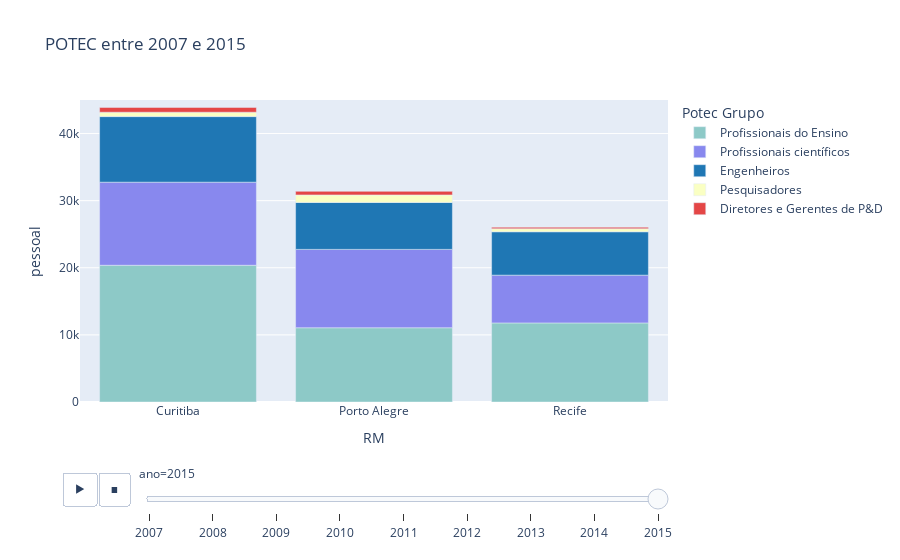

Notebook source saved alongside this figure:
### Code cell
px.bar(data_frame=df_teste_plot2
       , y='pessoal'
       , x='RM'
       , color='Potec Grupo'
       , animation_frame='ano'
       , category_orders={'Potec Grupo':
                          ['Profissionais do Ensino'
                           , 'Profissionais científicos'
                           ,'Engenheiros'
                           , 'Pesquisadores'
                           , 'Diretores e Gerentes de P&D'
                          ]}
       , title=f'POTEC entre {df_teste_plot2.ano.astype(np.int32).min()} e {df_teste_plot2.ano.astype(np.int32).max()}'
       , height=700, color_discrete_sequence=['rgb(141, 201, 199)', 'rgb(136, 136, 238)', '#1F77B4', 'rgb(250, 255, 195)', 'rgb(228,70,70)']
      , range_y=(0,45000))

### Figure 1 — Plotly figure (JSON) as saved in the notebook; plotly's stock layout.template omitted (floating-point values rounded to 4 significant figures)
{"data": [{"alignmentgroup": "True", "hovertemplate": "Potec Grupo=Profissionais do Ensino<br>ano=2015<br>RM=%{x}<br>pessoal=%{y}<extra></extra>", "legendgroup": "Profissionais do Ensino", "marker": {"color": "rgb(141, 201, 199)"}, "name": "Profissionais do Ensino", "offsetgroup": "Profissionais do Ensino", "orientation": "v", "showlegend": true, "textposition": "auto", "type": "bar", "x": ["Curitiba", "Porto Alegre", "Recife"], "xaxis": "x", "y": [20372, 11063, 11785], "yaxis": "y"}, {"alignmentgroup": "True", "hovertemplate": "Potec Grupo=Profissionais científicos<br>ano=2015<br>RM=%{x}<br>pessoal=%{y}<extra></extra>", "legendgroup": "Profissionais científicos", "marker": {"color": "rgb(136, 136, 238)"}, "name": "Profissionais científicos", "offsetgroup": "Profissionais científicos", "orientation": "v", "showlegend": true, "textposition": "auto", "type": "bar", "x": ["Curitiba", "Porto Alegre", "Recife"], "xaxis": "x", "y": [12383, 11677, 7117], "yaxis": "y"}, {"alignmentgroup": "True", "hovertemplate": "Potec Grupo=Engenheiros<br>ano=2015<br>RM=%{x}<br>pessoal=%{y}<extra></extra>", "legendgroup": "Engenheiros", "marker": {"color": "#1F77B4"}, "name": "Engenheiros", "offsetgroup": "Engenheiros", "orientation": "v", "showlegend": true, "textposition": "auto", "type": "bar", "x": ["Curitiba", "Porto Alegre", "Recife"], "xaxis": "x", "y": [9775, 7003, 6466], "yaxis": "y"}, {"alignmentgroup": "True", "hovertemplate": "Potec Grupo=Pesquisadores<br>ano=2015<br>RM=%{x}<br>pessoal=%{y}<extra></extra>", "legendgroup": "Pesquisadores", "marker": {"color": "rgb(250, 255, 195)"}, "name": "Pesquisadores", "offsetgroup": "Pesquisadores", "orientation": "v", "showlegend": true, "textposition": "auto", "type": "bar", "x": ["Curitiba", "Porto Alegre", "Recife"], "xaxis": "x", "y": [648, 1111, 460], "yaxis": "y"}, {"alignmentgroup": "True", "hovertemplate": "Potec Grupo=Diretores e Gerentes de P&D<br>ano=2015<br>RM=%{x}<br>pessoal=%{y}<extra></extra>", "legendgroup": "Diretores e Gerentes de P&D", "marker": {"color": "rgb(228,70,70)"}, "name": "Diretores e Gerentes de P&D", "offsetgroup": "Diretores e Gerentes de P&D", "orientation": "v", "showlegend": true, "textposition": "auto", "type": "bar", "x": ["Curitiba", "Porto Alegre", "Recife"], "xaxis": "x", "y": [719, 536, 212], "yaxis": "y"}], "layout": {"autosize": true, "barmode": "relative", "legend": {"title": {"text": "Potec Grupo"}, "tracegroupgap": 0}, "sliders": [{"active": 8, "currentvalue": {"prefix": "ano="}, "len": 0.9, "pad": {"b": 10, "t": 60}, "steps": [{"args": [["2007"], {"frame": {"duration": 0, "redraw": true}, "fromcurrent": true, "mode": "immediate", "transition": {"duration": 0, "easing": "linear"}}], "label": "2007", "method": "animate"}, {"args": [["2008"], {"frame": {"duration": 0, "redraw": true}, "fromcurrent": true, "mode": "immediate", "transition": {"duration": 0, "easing": "linear"}}], "label": "2008", "method": "animate"}, {"args": [["2009"], {"frame": {"duration": 0, "redraw": true}, "fromcurrent": true, "mode": "immediate", "transition": {"duration": 0, "easing": "linear"}}], "label": "2009", "method": "animate"}, {"args": [["2010"], {"frame": {"duration": 0, "redraw": true}, "fromcurrent": true, "mode": "immediate", "transition": {"duration": 0, "easing": "linear"}}], "label": "2010", "method": "animate"}, {"args": [["2011"], {"frame": {"duration": 0, "redraw": true}, "fromcurrent": true, "mode": "immediate", "transition": {"duration": 0, "easing": "linear"}}], "label": "2011", "method": "animate"}, {"args": [["2012"], {"frame": {"duration": 0, "redraw": true}, "fromcurrent": true, "mode": "immediate", "transition": {"duration": 0, "easing": "linear"}}], "label": "2012", "method": "animate"}, {"args": [["2013"], {"frame": {"duration": 0, "redraw": true}, "fromcurrent": true, "mode": "immediate", "transition": {"duration": 0, "easing": "linear"}}], "label": "2013", "method": "animate"}, {"args": [["2014"], {"frame": {"duration": 0, "redraw": true}, "fromcurrent": true, "mode": "immediate", "transition": {"duration": 0, "easing": "linear"}}], "label": "2014", "method": "animate"}, {"args": [["2015"], {"frame": {"duration": 0, "redraw": true}, "fromcurrent": true, "mode": "immediate", "transition": {"duration": 0, "easing": "linear"}}], "label": "2015", "method": "animate"}], "x": 0.1, "xanchor": "left", "y": 0, "yanchor": "top"}], "title": {"text": "POTEC entre 2007 e 2015"}, "updatemenus": [{"active": 0, "buttons": [{"args": [null, {"frame": {"duration": 500, "redraw": true}, "fromcurrent": true, "mode": "immediate", "transition": {"duration": 500, "easing": "linear"}}], "label": "&#9654;", "method": "animate"}, {"args": [[null], {"frame": {"duration": 0, "redraw": true}, "fromcurrent": true, "mode": "immediate", "transition": {"duration": 0, "easing": "linear"}}], "label": "&#9724;", "method": "animate"}], "direction": "left", "pad": {"r": 10, "t": 70}, "showactive": false, "type": "buttons", "x": 0.1, "xanchor": "right", "y": 0, "yanchor": "top"}], "xaxis": {"anchor": "y", "autorange": true, "domain": [0, 1], "range": [-0.5, 2.5], "title": {"text": "RM"}, "type": "category"}, "yaxis": {"anchor": "x", "domain": [0, 1], "range": [0, 45000], "title": {"text": "pessoal"}, "type": "linear"}}}
